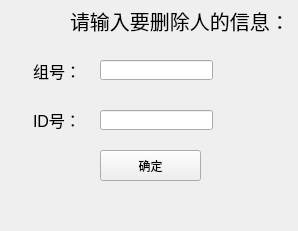
<?xml version="1.0" encoding="UTF-8"?>
<ui version="4.0">
 <class>Form</class>
 <widget class="QWidget" name="Form">
  <property name="geometry">
   <rect>
    <x>0</x>
    <y>0</y>
    <width>298</width>
    <height>231</height>
   </rect>
  </property>
  <property name="windowTitle">
   <string>Form</string>
  </property>
  <widget class="QLabel" name="label">
   <property name="geometry">
    <rect>
     <x>70</x>
     <y>0</y>
     <width>221</width>
     <height>41</height>
    </rect>
   </property>
   <property name="font">
    <font>
     <pointsize>15</pointsize>
    </font>
   </property>
   <property name="text">
    <string>请输入要删除人的信息：</string>
   </property>
  </widget>
  <widget class="QLabel" name="label_2">
   <property name="geometry">
    <rect>
     <x>33</x>
     <y>60</y>
     <width>51</width>
     <height>21</height>
    </rect>
   </property>
   <property name="font">
    <font>
     <pointsize>12</pointsize>
    </font>
   </property>
   <property name="text">
    <string>组号：</string>
   </property>
  </widget>
  <widget class="QLabel" name="label_3">
   <property name="geometry">
    <rect>
     <x>33</x>
     <y>110</y>
     <width>51</width>
     <height>20</height>
    </rect>
   </property>
   <property name="font">
    <font>
     <pointsize>12</pointsize>
    </font>
   </property>
   <property name="text">
    <string>ID号：</string>
   </property>
  </widget>
  <widget class="QLineEdit" name="lineEdit">
   <property name="geometry">
    <rect>
     <x>100</x>
     <y>60</y>
     <width>113</width>
     <height>20</height>
    </rect>
   </property>
  </widget>
  <widget class="QLineEdit" name="lineEdit_2">
   <property name="geometry">
    <rect>
     <x>100</x>
     <y>110</y>
     <width>113</width>
     <height>20</height>
    </rect>
   </property>
  </widget>
  <widget class="QPushButton" name="pushButton">
   <property name="geometry">
    <rect>
     <x>100</x>
     <y>150</y>
     <width>101</width>
     <height>31</height>
    </rect>
   </property>
   <property name="text">
    <string>确定</string>
   </property>
  </widget>
 </widget>
 <resources/>
 <connections/>
</ui>
